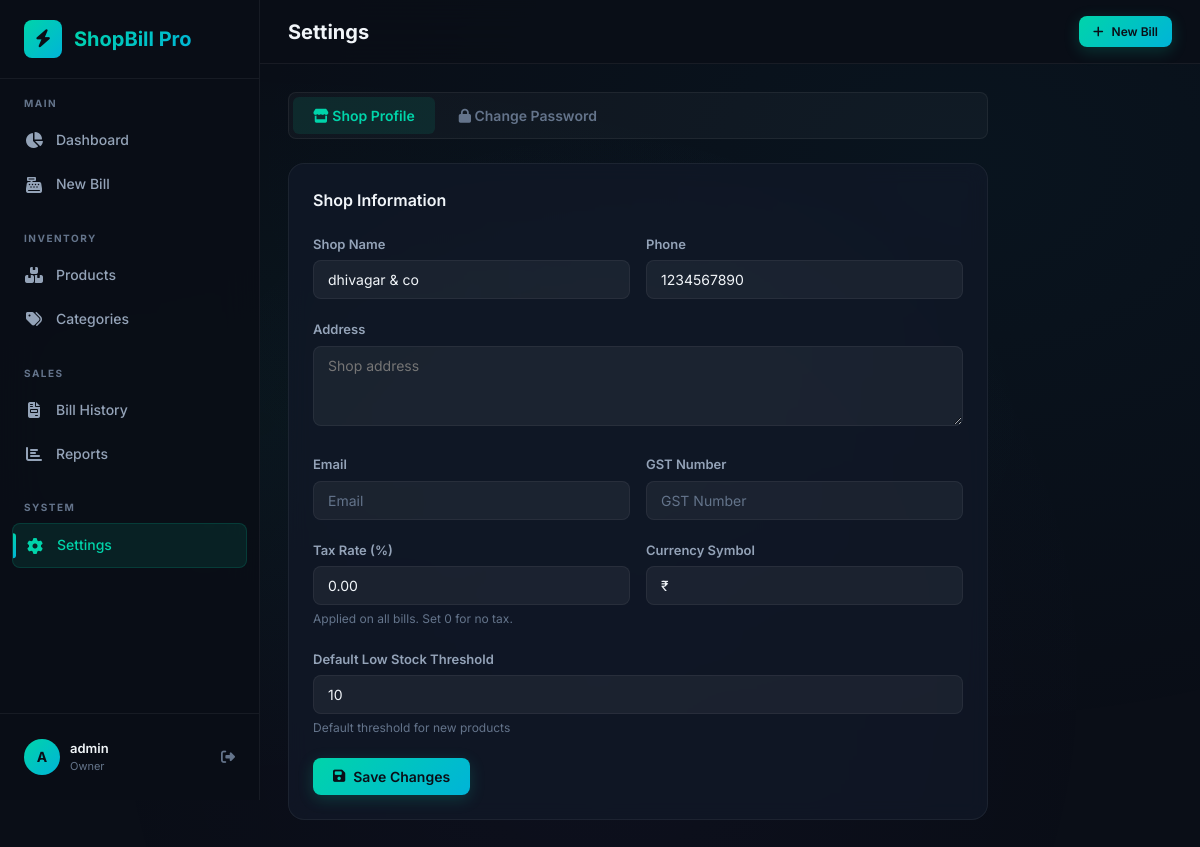
Page /settings/ (signed in) on the earlier database version.
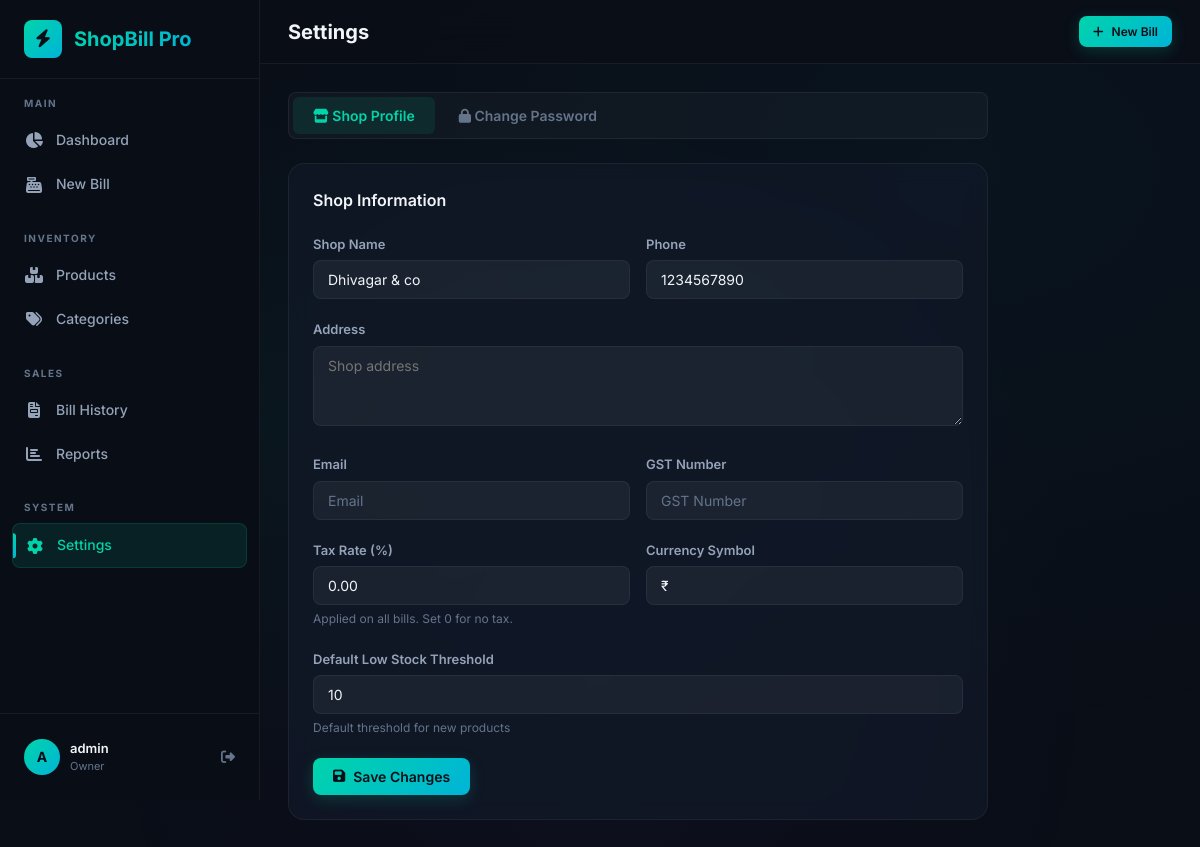
Same page on the later database version.
### billing/models.py (models this page shows, shortened)
class ShopProfile(models.Model):
    name = models.CharField(max_length=200, default='ShopBill Pro')
    address = models.TextField(blank=True, default='')
    phone = models.CharField(max_length=20, blank=True, default='')
    email = models.EmailField(blank=True, default='')
    gst_number = models.CharField(max_length=20, blank=True, default='')
    tax_rate = models.DecimalField(max_digits=5, decimal_places=2, default=0)
    currency_symbol = models.CharField(max_length=5, default='₹')
    low_stock_threshold = models.IntegerField(default=10)
    is_active = models.BooleanField(default=True)
    class Meta:
        verbose_name = 'Shop Profile'
        verbose_name_plural = 'Shop Profiles'

### billing/views.py (the view)
# urls.py: path('settings/', views.settings_view, name='settings'),
@login_required
def settings_view(request):
    profile = request.user.userprofile.shop
    if request.method == 'POST':
        action = request.POST.get('action', '')
        if action == 'profile':
            form = ShopProfileForm(request.POST, instance=profile)
            if form.is_valid():
                form.save()
                messages.success(request, 'Shop profile updated!')
                return redirect('billing:settings')
            password_form = PasswordChangeForm(request.user)
        elif action == 'password':
            password_form = PasswordChangeForm(request.user, request.POST)
            if password_form.is_valid():
                user = password_form.save()
                update_session_auth_hash(request, user)
                messages.success(request, 'Password changed successfully!')
                return redirect('billing:settings')
            form = ShopProfileForm(instance=profile)
        else:
            form = ShopProfileForm(instance=profile)
            password_form = PasswordChangeForm(request.user)
    else:
        form = ShopProfileForm(instance=profile)
        password_form = PasswordChangeForm(request.user)
    return render(request, 'billing/settings.html', {
        'form': form,
        'password_form': password_form,
    })

### billing/context_processors.py (called while the page is built)
def shop_profile_context(request):
    profile = None
    if request.user.is_authenticated:
        try:
            profile = request.user.userprofile.shop
        except Exception:
            pass
    return {'shop_profile': profile}

### templates/billing/settings.html (shortened to what this page needs)
{% extends 'base.html' %}
{% block page_title %}Settings{% endblock %}
{% block content %}
<div style="max-width: 700px;">
    <div class="settings-tabs" id="settings-tabs">
        <button class="settings-tab active" data-tab="profile" id="tab-profile">
            <i class="fas fa-store"></i> Shop Profile
        </button>
        <button class="settings-tab" data-tab="password" id="tab-password">
            <i class="fas fa-lock"></i> Change Password
        </button>
    </div>
    <div class="settings-panel active" id="panel-profile">
        <div class="card">
            <div class="card-header">
                <div class="card-title">Shop Information</div>
            </div>
            <form method="post" id="shop-profile-form">
                <div class="form-row">
                    <div class="form-group">
                        <label class="form-label" for="shop-name">Shop Name</label>
                        {{ form.name }}
                    </div>
                    <div class="form-group">
                        <label class="form-label" for="shop-phone">Phone</label>
                        {{ form.phone }}
                    </div>
                </div>
                <div class="form-group">
                    <label class="form-label" for="shop-address">Address</label>
                    {{ form.address }}
                </div>
                <div class="form-row">
                    <div class="form-group">
                        <label class="form-label" for="shop-email">Email</label>
                        {{ form.email }}
                    </div>
                    <div class="form-group">
                        <label class="form-label" for="shop-gst">GST Number</label>
                        {{ form.gst_number }}
                    </div>
                </div>
                <div class="form-row">
                    <div class="form-group">
                        <label class="form-label" for="shop-tax-rate">Tax Rate (%)</label>
                        {{ form.tax_rate }}
                        <div class="form-help">Applied on all bills. Set 0 for no tax.</div>
                    </div>
                    <div class="form-group">
                        <label class="form-label" for="shop-currency">Currency Symbol</label>
                        {{ form.currency_symbol }}
                    </div>
                </div>
                <div class="form-group">
                    <label class="form-label" for="shop-threshold">Default Low Stock Threshold</label>
                    {{ form.low_stock_threshold }}
                    <div class="form-help">Default threshold for new products</div>
                </div>
                <button type="submit" class="btn btn-primary" id="save-profile-btn">
                    <i class="fas fa-save"></i> Save Changes
                </button>
            </form>
        </div>
    </div>
</div>
{% endblock %}

Differences in the rows shown:
changed ShopProfile: name "dhivagar & co" → "Dhivagar & co"
